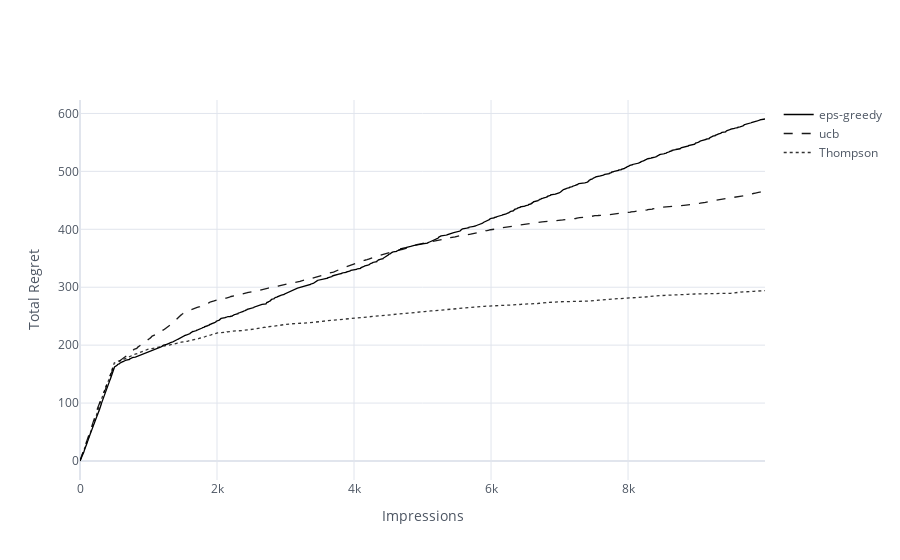

Notebook source saved alongside this figure:
### Code cell
df_regret_comparisons = pd.DataFrame({s: exploration_data[s]['results'].total_regret
                                     for s in exploration_strategies})
df_regret_comparisons.iplot(dash=['solid', 'dash','dot'],
                            xTitle='Impressions', 
                            yTitle='Total Regret',
                            color='black')

### Figure 1 — Plotly figure (JSON) as saved in the notebook; plotly's stock layout.template omitted (floating-point values rounded to 4 significant figures; data arrays with more than 128 entries replaced by an {"elided": "..."} marker saying what was removed)
{"data": [{"line": {"color": "rgba(0, 0, 0, 1.0)", "dash": "solid", "shape": "linear", "width": 1.3}, "mode": "lines", "name": "eps-greedy", "text": "", "type": "scatter", "x": {"elided": "10000 int values"}, "y": {"elided": "10000 float values"}}, {"line": {"color": "rgba(0, 0, 0, 0.8999999999999999)", "dash": "dash", "shape": "linear", "width": 1.3}, "mode": "lines", "name": "ucb", "text": "", "type": "scatter", "x": {"elided": "10000 int values"}, "y": {"elided": "10000 float values"}}, {"line": {"color": "rgba(0, 0, 0, 0.7999999999999998)", "dash": "dot", "shape": "linear", "width": 1.3}, "mode": "lines", "name": "Thompson", "text": "", "type": "scatter", "x": {"elided": "10000 int values"}, "y": {"elided": "10000 float values"}}], "layout": {"legend": {"bgcolor": "#FFFFFF", "font": {"color": "#4D5663"}}, "paper_bgcolor": "#FFFFFF", "plot_bgcolor": "#FFFFFF", "title": {"font": {"color": "#4D5663"}}, "xaxis": {"gridcolor": "#E1E5ED", "showgrid": true, "tickfont": {"color": "#4D5663"}, "title": {"font": {"color": "#4D5663"}, "text": "Impressions"}, "zerolinecolor": "#E1E5ED"}, "yaxis": {"gridcolor": "#E1E5ED", "showgrid": true, "tickfont": {"color": "#4D5663"}, "title": {"font": {"color": "#4D5663"}, "text": "Total Regret"}, "zerolinecolor": "#E1E5ED"}}}
